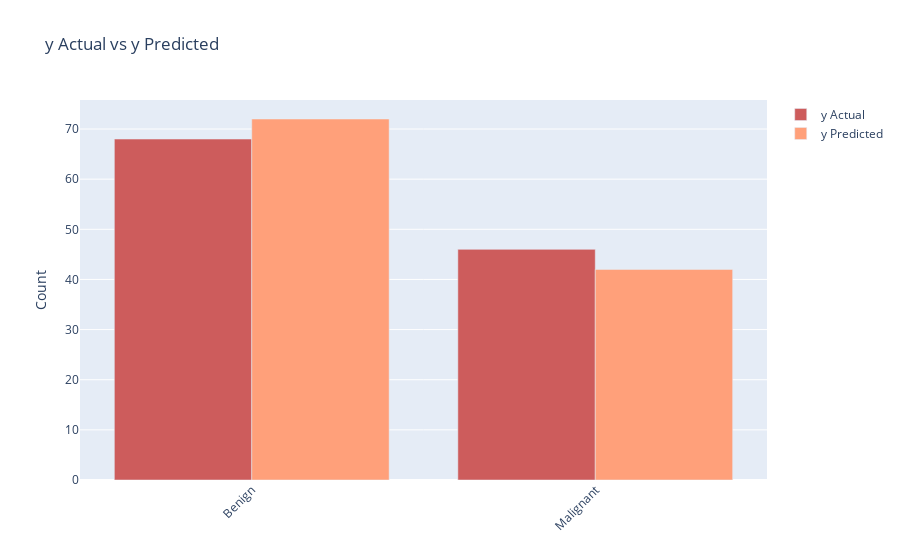

Here is the notebook cell this chart was saved with:
### Markdown cell above
#### Visual Comparisons

### Code cell
import plotly.graph_objects as go

samples = ['Benign', 'Malignant']

fig = go.Figure()

fig.add_trace(go.Bar(
    x = samples,
    y = df_counts['y Actual Count'],
    name = 'y Actual',
    marker_color= 'indianred'
))

fig.add_trace(go.Bar(
    x = samples,
    y = df_counts['y Predicted Count'],
    name = 'y Predicted',
    marker_color = 'lightsalmon'
))

fig.update_layout(
    title="y Actual vs y Predicted",
    yaxis_title = 'Count',
    barmode='group', 
    xaxis_tickangle=-45
)

fig.show()

### Figure 1 — Plotly figure (JSON) as saved in the notebook; plotly's stock layout.template omitted (floating-point values rounded to 4 significant figures)
{"data": [{"marker": {"color": "indianred"}, "name": "y Actual", "type": "bar", "x": ["Benign", "Malignant"], "y": [68, 46]}, {"marker": {"color": "lightsalmon"}, "name": "y Predicted", "type": "bar", "x": ["Benign", "Malignant"], "y": [72, 42]}], "layout": {"barmode": "group", "title": {"text": "y Actual vs y Predicted"}, "xaxis": {"tickangle": -45}, "yaxis": {"title": {"text": "Count"}}}}
